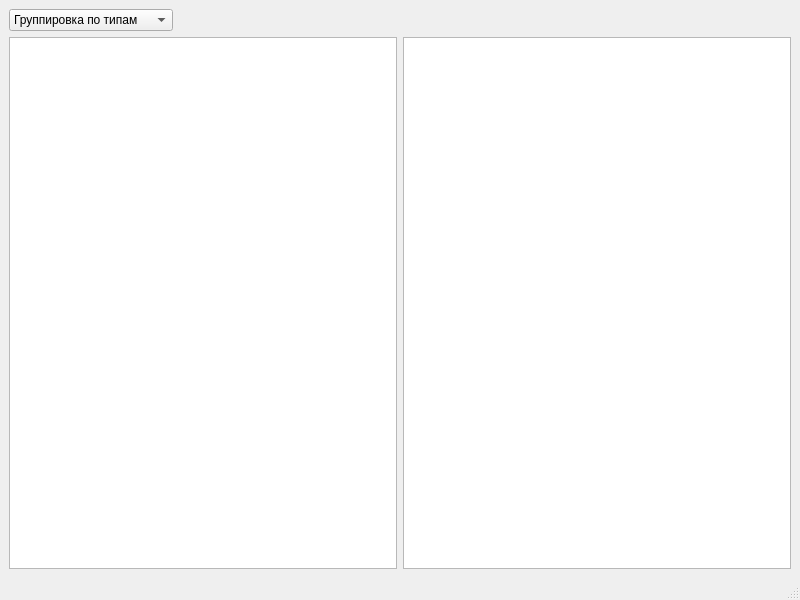
<?xml version="1.0" encoding="UTF-8"?>
<ui version="4.0">
 <class>MainWindow</class>
 <widget class="QMainWindow" name="MainWindow">
  <property name="geometry">
   <rect>
    <x>0</x>
    <y>0</y>
    <width>800</width>
    <height>600</height>
   </rect>
  </property>
  <property name="windowTitle">
   <string>MainWindow</string>
  </property>
  <widget class="QWidget" name="centralwidget">
   <layout class="QVBoxLayout" name="verticalLayout">
    <item>
     <layout class="QHBoxLayout" name="horizontalLayout_2">
      <item>
       <widget class="QComboBox" name="comboBox">
        <item>
         <property name="text">
          <string>Группировка по типам</string>
         </property>
        </item>
        <item>
         <property name="text">
          <string>Группировка по папкам</string>
         </property>
        </item>
       </widget>
      </item>
      <item>
       <spacer name="horizontalSpacer">
        <property name="orientation">
         <enum>Qt::Horizontal</enum>
        </property>
        <property name="sizeHint" stdset="0">
         <size>
          <width>40</width>
          <height>20</height>
         </size>
        </property>
       </spacer>
      </item>
     </layout>
    </item>
    <item>
     <layout class="QHBoxLayout" name="horizontalLayout">
      <item>
       <widget class="QTreeView" name="treeView"/>
      </item>
      <item>
       <widget class="QTableView" name="tableView"/>
      </item>
     </layout>
    </item>
   </layout>
  </widget>
  <widget class="QMenuBar" name="menubar">
   <property name="geometry">
    <rect>
     <x>0</x>
     <y>0</y>
     <width>800</width>
     <height>26</height>
    </rect>
   </property>
  </widget>
  <widget class="QStatusBar" name="statusbar"/>
 </widget>
 <resources/>
 <connections/>
</ui>
